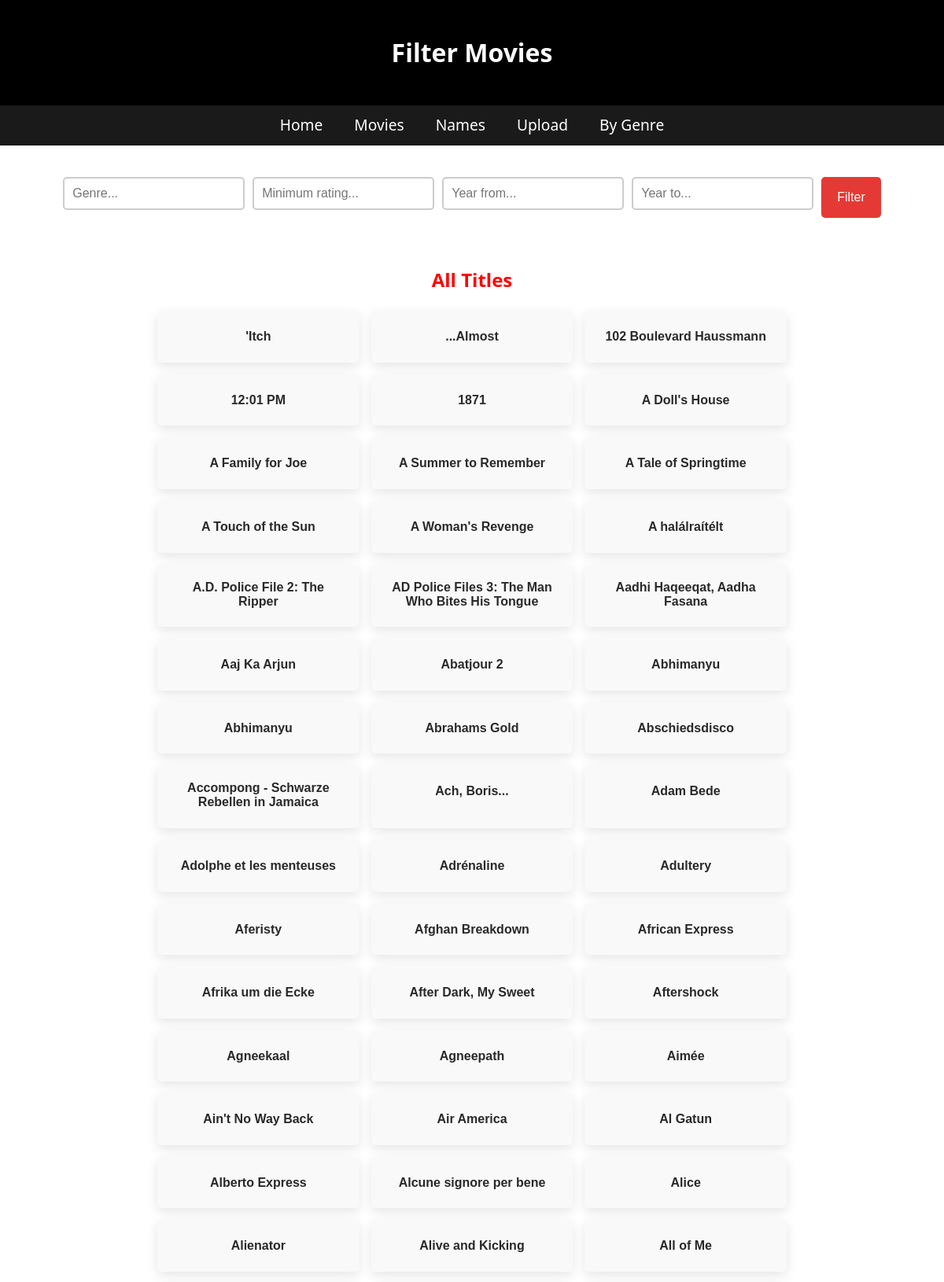
Screenshot of /ntuaflix_api/bygenre/html (signed in, upper part) with the database file from the repository.
### myApp/models.py (models this page shows)
class Movies(models.Model):
  IS_ADULT_CHOICES = [
    (0, 'False'),
    (1, 'True')
  ]
  TITLE_TYPE_CHOICES = [
    ('short', 'short'),
    ('movie', 'movie'),
    ('tvEpisode', 'tvEpisode'),
    ]
  tconst = models.CharField(max_length=255, unique=True, primary_key=True)
  titleType = models.CharField(max_length=20, choices=TITLE_TYPE_CHOICES, null=False)
  primaryTitle = models.CharField(max_length=255, null=False)
  originalTitle = models.CharField(max_length=255, null=False)
  isAdult = models.BooleanField(choices=IS_ADULT_CHOICES, default=0)
  startYear = models.CharField(max_length=255, null=False, blank=False)
  endYear = models.CharField(max_length=255, default='\\N', null=True, blank=True)
  runtimeMinutes = models.PositiveIntegerField(default="\\N",null=True, blank=True)
  genres = models.CharField(max_length=255,default="\\N", null=True, blank=True)
  img_url_asset = models.URLField(max_length=2000, default="\\N", blank=True, null=True)

### myApp/views.py (the view)
# urls.py: path("bygenre/html",views.bygenre, name='bygenre_html'),
def bygenre(request):
    if 'user' in request.session:
        current_user = request.session['user']
        qgenre = request.GET.get('qgenre')
        minrating = request.GET.get('minrating')
        yrFrom = request.GET.get('yrFrom')
        yrTo = request.GET.get('yrTo')
        titles = Movies.objects.all().order_by('primaryTitle')
        results_title = "{} Titles".format(qgenre if qgenre else "All")
        if qgenre:
            titles = titles.filter(genres__icontains=qgenre)
            results_title = "{} Titles".format(qgenre)
        if yrFrom and yrTo:
            titles = titles.filter(startYear__gte=yrFrom, startYear__lte=yrTo)
            results_title += " From {} to {}".format(yrFrom, yrTo)
        elif yrFrom:
            titles = titles.filter(startYear__gte=yrFrom)
            results_title += " From {}".format(yrFrom)
        elif yrTo:
            titles = titles.filter(startYear__lte=yrTo)
            results_title += " Up to {}".format(yrTo)
        if minrating:
            titles = titles.filter(tconst__in=Ratings.objects.filter(averageRating__gte=minrating).values_list('tconst', flat=True))
            results_title += " Rated at least {}".format(minrating)
        return render(request, 'bygenre.html', {'titles': titles, 'results_title': results_title})

### myApp/templates/bygenre.html (shortened to what this page needs)
<!DOCTYPE html>
<html lang="en">
<head>
</head>
<body>
  <header>
    <h1>Filter Movies</h1>
</header>
<nav>
    <a href="/ntuaflix_api/">Home</a>
  <a href="/ntuaflix_api/title">Movies</a>
  <a href="/ntuaflix_api/name">Names</a>
  <a href="/ntuaflix_api/upload">Upload</a>
  <a href="/ntuaflix_api/bygenre/html">By Genre</a>
</nav>
<div class="search-section">
  <form action="{% url 'bygenre_html' %}" method="get">
      <input type="text" name="qgenre" placeholder="Genre...">
      <input type="text" name="minrating" placeholder="Minimum rating...">
      <input type="text" name="yrFrom" placeholder="Year from...">
      <input type="text" name="yrTo" placeholder="Year to...">
      <button type="submit">Filter</button>
  </form>
</div>
<h2>{{ results_title }}</h2>
<ul class="movie-list">
  {% for x in titles %}
  <li>
      <button onclick="location.href='/ntuaflix_api/title/{{ x.tconst }}/html'">{{ x.primaryTitle }}</button>
  </li>
  {% endfor %}
</ul>
</body>
</html>

### myApp/templates/bygenre.html (style rules this page uses)
body { font-family: 'Segoe UI', Tahoma, Geneva, Verdana, sans-serif; margin: 0; padding: 0; background: url('https://png.pngtree.com/thumb_back/fh260/background/20230703/pngtree-3d-rendered-movie-theatre-with-white-screen-image_3732826.jpg') no-repeat center center fixed; background-size: cover; color: #333; line-height: 1.6; }
header { background-color: black; color: white; padding: 20px 0; text-align: center; }
nav { background-color: #1a1a1a; padding: 10px 0; display: flex; justify-content: center; align-items: center; }
nav a { color: white; margin: 0 20px; text-decoration: none; font-size: 1.2em; transition: color 0.3s ease-out; }
.search-section { display: flex; justify-content: center; padding: 20px; }
.search-section form { display: flex; flex-wrap: wrap; justify-content: center; gap: 10px; padding: 20px; }
input[type="text"] { padding: 10px; border: 2px solid #ccc; border-radius: 5px; font-size: 16px; margin-bottom: 10px; }
button { padding: 10px 20px; border: none; border-radius: 5px; background-color: #E53935; color: white; font-size: 16px; cursor: pointer; transition: background-color 0.3s; }
ul { list-style-type: none; padding: 0; display: grid; grid-template-columns: repeat(auto-fill, minmax(200px, 1fr)); gap: 15px; max-width: 800px; margin: 20px auto; }
li { background: #f9f9f9; border-radius: 5px; padding: 20px; box-shadow: 0 5px 15px rgba(0,0,0,0.1); text-align: center; transition: transform 0.3s ease-out, box-shadow 0.3s ease-out; }
li button { background-color: transparent; color: #2a2929; border: none; padding: 0; font-size: 1em; cursor: pointer; font-weight: bold; }
h2 { text-align: center; margin-top: 20px; color: red; }

### rows the page displays
Movies: primaryTitle "'Itch"
Movies: primaryTitle "...Almost"
Movies: primaryTitle "102 Boulevard Haussmann"
Movies: primaryTitle "12:01 PM"
Movies: primaryTitle "1871"
Movies: primaryTitle "A Doll's House"
Movies: primaryTitle "A Family for Joe"
Movies: primaryTitle "A Summer to Remember"
Movies: primaryTitle "A Tale of Springtime"
Movies: primaryTitle "A Touch of the Sun"
Movies: primaryTitle "A Woman's Revenge"
Movies: primaryTitle "A halálraítélt"
Movies: primaryTitle "A.D. Police File 2: The Ripper"
Movies: primaryTitle "AD Police Files 3: The Man Who Bites His Tongue"
Movies: primaryTitle "Aadhi Haqeeqat, Aadha Fasana"
Movies: primaryTitle "Aaj Ka Arjun"
Movies: primaryTitle "Abatjour 2"
Movies: primaryTitle "Abhimanyu"
Movies: primaryTitle "Abhimanyu"
Movies: primaryTitle "Abrahams Gold"
Movies: primaryTitle "Abschiedsdisco"
Movies: primaryTitle "Accompong - Schwarze Rebellen in Jamaica"
Movies: primaryTitle "Ach, Boris..."
Movies: primaryTitle "Adam Bede"
Movies: primaryTitle "Adolphe et les menteuses"
Movies: primaryTitle "Adrénaline"
Movies: primaryTitle "Adultery"
Movies: primaryTitle "Aferisty"
Movies: primaryTitle "Afghan Breakdown"
Movies: primaryTitle "African Express"
Movies: primaryTitle "Afrika um die Ecke"
Movies: primaryTitle "After Dark, My Sweet"
Movies: primaryTitle "Aftershock"
Movies: primaryTitle "Agneekaal"
Movies: primaryTitle "Agneepath"
Movies: primaryTitle "Aimée"
Movies: primaryTitle "Ain't No Way Back"
Movies: primaryTitle "Air America"
Movies: primaryTitle "Al Gatun"
Movies: primaryTitle "Alberto Express"
Movies: primaryTitle "Alcune signore per bene"
Movies: primaryTitle "Alice"
Movies: primaryTitle "Alienator"
Movies: primaryTitle "Alive and Kicking"
Movies: primaryTitle "All of Me"

### other values shown
{{ results_title }} "All Titles"
